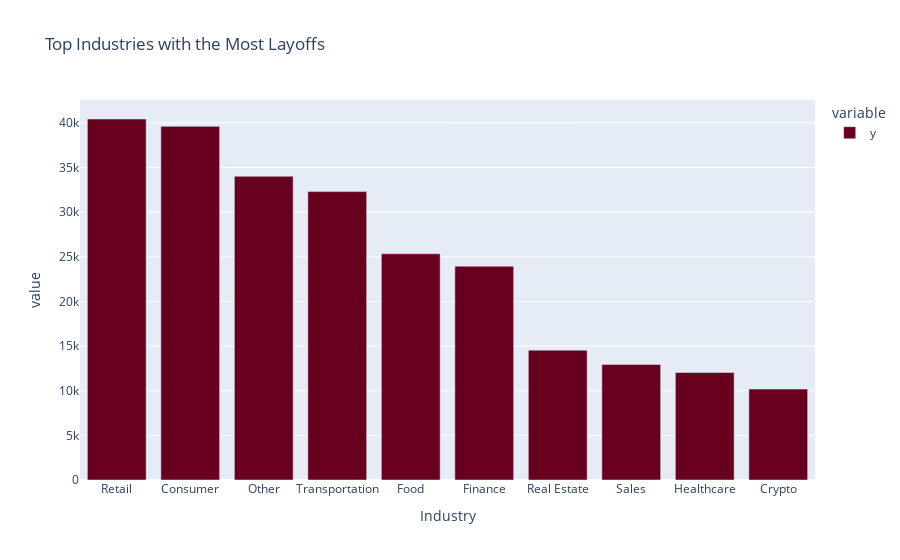

This figure's notebook cell:
### Code cell
import plotly.express as px

# Grouping by industry and summing the layoffs
industry_layoffs = df.groupby('Industry')['y'].sum().sort_values(ascending=False).head(10)

# Bar chart for top industries with the most layoffs
fig1 = px.bar(industry_layoffs, 
              title='Top Industries with the Most Layoffs', 
              labels={'Industry': 'Industry', 'Laid_Off_Count': 'Number of Layoffs'},
              color_discrete_sequence=px.colors.sequential.RdBu)

fig1.show()

### Figure 1 — Plotly figure (JSON) as saved in the notebook; plotly's stock layout.template omitted (floating-point values rounded to 4 significant figures)
{"data": [{"alignmentgroup": "True", "hovertemplate": "variable=y<br>Industry=%{x}<br>value=%{y}<extra></extra>", "legendgroup": "y", "marker": {"color": "rgb(103,0,31)", "pattern": {"shape": ""}}, "name": "y", "offsetgroup": "y", "orientation": "v", "showlegend": true, "textposition": "auto", "type": "bar", "x": ["Retail", "Consumer", "Other", "Transportation", "Food", "Finance", "Real Estate", "Sales", "Healthcare", "Crypto"], "xaxis": "x", "y": [40433, 39609, 34017, 32301, 25338, 23947, 14541, 12941, 12044, 10183], "yaxis": "y"}], "layout": {"barmode": "relative", "legend": {"title": {"text": "variable"}, "tracegroupgap": 0}, "title": {"text": "Top Industries with the Most Layoffs"}, "xaxis": {"anchor": "y", "domain": [0, 1], "title": {"text": "Industry"}}, "yaxis": {"anchor": "x", "domain": [0, 1], "title": {"text": "value"}}}}
